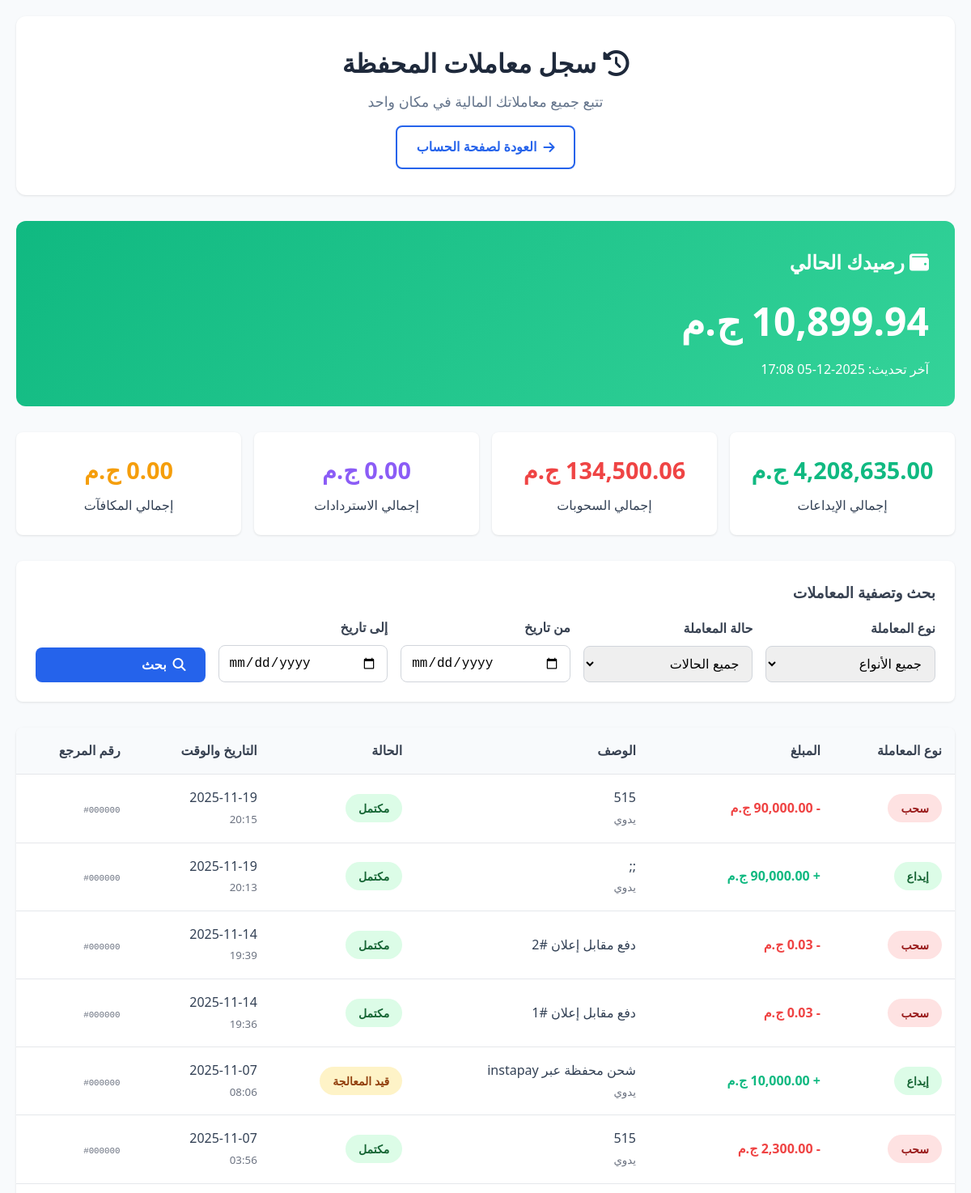
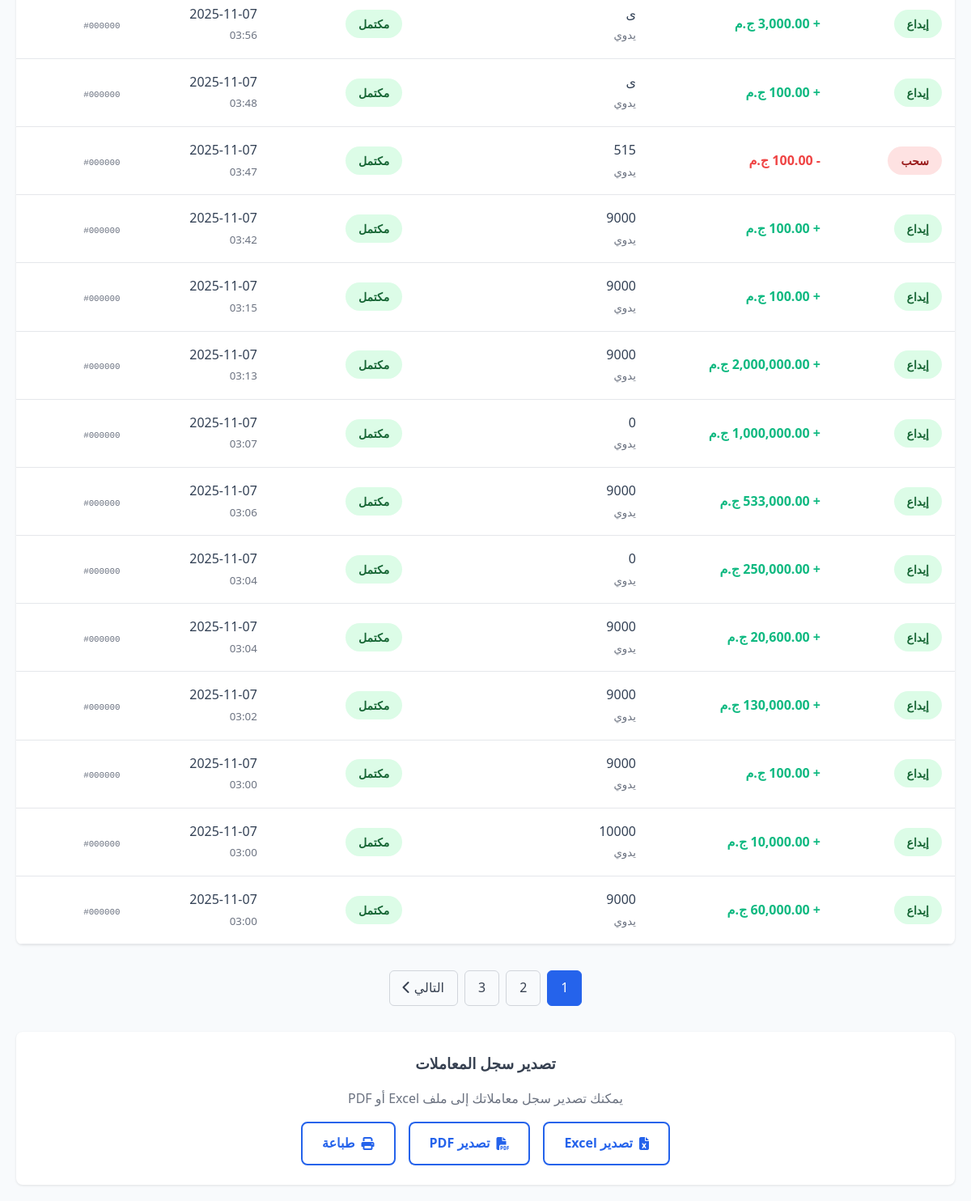
The page /wallet-history.php?page=1 (signed in) on the database its author committed (2 pictures, top to bottom).
### tables this page shows
CREATE TABLE `customer_wallets` (
  `id` int(11) NOT NULL,
  `customer_id` int(11) NOT NULL,
  `balance` decimal(12,2) NOT NULL DEFAULT 0.00,
  `total_deposited` decimal(12,2) DEFAULT 0.00,
  `total_withdrawn` decimal(12,2) DEFAULT 0.00,
  `created_at` timestamp NOT NULL DEFAULT current_timestamp(),
  `updated_at` timestamp NOT NULL DEFAULT current_timestamp() ON UPDATE current_timestamp()
);

CREATE TABLE `wallet_transactions` (
  `id` int(11) NOT NULL,
  `customer_id` int(11) NOT NULL,
  `amount` decimal(12,2) NOT NULL,
  `type` enum('deposit','withdrawal','purchase','refund','bonus') NOT NULL,
  `description` varchar(255) NOT NULL,
  `reference_type` enum('order','manual','transfer','refund') DEFAULT NULL,
  `reference_id` int(11) DEFAULT NULL,
  `status` enum('pending','completed','failed','cancelled') DEFAULT 'completed',
  `transaction_date` timestamp NOT NULL DEFAULT current_timestamp(),
  `created_at` timestamp NOT NULL DEFAULT current_timestamp(),
  `payment_method` varchar(50) NOT NULL
);

### functions.php (called while the page is built, shortened)
<?php
require_once 'config.php';
function getCustomerWallet($customer_id) {
    global $pdo;
    try {
        $stmt = $pdo->prepare("
            SELECT * FROM customer_wallets
            WHERE customer_id = ?
            ORDER BY id DESC
            LIMIT 1
        ");
        $stmt->execute([$customer_id]);
        $wallet = $stmt->fetch(PDO::FETCH_ASSOC);
        return $wallet ?: [
            'customer_id' => $customer_id,
            'balance' => 0,
            'total_deposited' => 0,
            'total_withdrawn' => 0
        ];
    } catch (PDOException $e) {
        error_log("Error getting customer wallet: " . $e->getMessage());
        return [
            'customer_id' => $customer_id,
            'balance' => 0,
            'total_deposited' => 0,
            'total_withdrawn' => 0
        ];
    }
}
 ?>

### wallet-history.php (the view, shortened to what this page needs)
<?php
require_once 'functions.php';
$customer_id = $_SESSION['customer_id'];
$wallet_data = getCustomerWallet($customer_id);
$start_date = $_GET['start_date'] ?? '';
$end_date = $_GET['end_date'] ?? '';
$page = max(1, intval($_GET['page'] ?? 1));
$limit = 20;
$offset = ($page - 1) * $limit;
$where_conditions = ["wt.customer_id = ?"];
$params = [$customer_id];
$where_sql = "WHERE " . implode(" AND ", $where_conditions);
$stmt = $pdo->prepare("
    SELECT wt.*
    FROM wallet_transactions wt
    $where_sql
    ORDER BY wt.transaction_date DESC
    LIMIT $limit OFFSET $offset
");
$stmt->execute($params);
$transactions = $stmt->fetchAll();
$stmt = $pdo->prepare("
    SELECT COUNT(*) as total
    FROM wallet_transactions wt
    $where_sql
");
$stmt->execute($params);
$total_transactions = $stmt->fetchColumn();
$total_pages = ceil($total_transactions / $limit);
$stmt = $pdo->prepare("
    SELECT
        COUNT(*) as total_count,
        SUM(CASE WHEN type = 'deposit' THEN amount ELSE 0 END) as total_deposits,
        SUM(CASE WHEN type = 'withdrawal' THEN amount ELSE 0 END) as total_withdrawals,
        SUM(CASE WHEN type = 'refund' THEN amount ELSE 0 END) as total_refunds,
        SUM(CASE WHEN type = 'bonus' THEN amount ELSE 0 END) as total_bonuses
    FROM wallet_transactions
    WHERE customer_id = ?
");
$stmt->execute([$customer_id]);
$transaction_stats = $stmt->fetch();
?>
<!DOCTYPE html>
<html lang="ar" dir="rtl">
<head>
    <link rel="stylesheet" href="https://cdnjs.cloudflare.com/ajax/libs/font-awesome/6.4.0/css/all.min.css">
</head>
<body>
    <div class="container">
        <div class="header">
            <h1><i class="fas fa-history"></i> سجل معاملات المحفظة</h1>
            <p>تتبع جميع معاملاتك المالية في مكان واحد</p>
            <div style="margin-top: 1rem;">
                <a href="account.php" class="btn btn-outline">
                    <i class="fas fa-arrow-right"></i> العودة لصفحة الحساب
                </a>
            </div>
        </div>
        <div class="wallet-summary">
            <h2><i class="fas fa-wallet"></i> رصيدك الحالي</h2>
            <div class="balance-amount">
                <?= number_format($wallet_data['balance'], 2) ?> ج.م
            </div>
            <p>آخر تحديث: <?= date('Y-m-d H:i') ?></p>
        </div>
        <div class="stats-grid">
            <div class="stat-card">
                <div class="stat-number" style="color: #10b981;">
                    <?= number_format($transaction_stats['total_deposits'] ?? 0, 2) ?> ج.م
                </div>
                <p>إجمالي الإيداعات</p>
            </div>
            <div class="stat-card">
                <div class="stat-number" style="color: #ef4444;">
                    <?= number_format($transaction_stats['total_withdrawals'] ?? 0, 2) ?> ج.م
                </div>
                <p>إجمالي السحوبات</p>
            </div>
            <div class="stat-card">
                <div class="stat-number" style="color: #8b5cf6;">
                    <?= number_format($transaction_stats['total_refunds'] ?? 0, 2) ?> ج.م
                </div>
                <p>إجمالي الاستردادات</p>
            </div>
            <div class="stat-card">
                <div class="stat-number" style="color: #f59e0b;">
                    <?= number_format($transaction_stats['total_bonuses'] ?? 0, 2) ?> ج.م
                </div>
                <p>إجمالي المكافآت</p>
            </div>
        </div>
        <div class="search-filters">
            <h3 style="margin-bottom: 1rem; color: #374151;">بحث وتصفية المعاملات</h3>
            <form method="GET" class="filter-form">
                <div class="form-group">
                    <label>نوع المعاملة</label>
                    <select name="type" class="form-control">
                        <option value="all">جميع الأنواع</option>
                    </select>
                </div>
                <div class="form-group">
                    <label>حالة المعاملة</label>
                    <select name="status" class="form-control">
                        <option value="all">جميع الحالات</option>
                    </select>
                </div>
                <div class="form-group">
                    <label>من تاريخ</label>
                    <input type="date" name="start_date" class="form-control" value="<?= htmlspecialchars($start_date) ?>">
                </div>
                <div class="form-group">
                    <label>إلى تاريخ</label>
                    <input type="date" name="end_date" class="form-control" value="<?= htmlspecialchars($end_date) ?>">
                </div>
                <div class="form-group">
                    <button type="submit" class="btn btn-primary" style="width: 100%;">
                        <i class="fas fa-search"></i> بحث
                    </button>
                </div>
            </form>
        </div>
        <div class="transactions-table">
            <?php if (empty($transactions)): ?>
                <div class="no-transactions">
                    <i class="fas fa-receipt" style="font-size: 4rem; color: #d1d5db; margin-bottom: 1rem;"></i>
                    <h3 style="color: #6b7280; margin-bottom: 1rem;">لا توجد معاملات</h3>
                    <p style="color: #6b7280;">لم تقم بأي معاملات في محفظتك حتى الآن.</p>
                </div>
            <?php else: ?>
                <table>
                    <thead>
                        <tr>
                            <th>نوع المعاملة</th>
                            <th>المبلغ</th>
                            <th>الوصف</th>
                            <th>الحالة</th>
                            <th>التاريخ والوقت</th>
                            <th>رقم المرجع</th>
                        </tr>
                    </thead>
                    <tbody>
                        <?php foreach ($transactions as $transaction): ?>
                            <tr>
                                <td>
                                    <span class="badge
                                        <?= $transaction['type'] === 'deposit' || $transaction['type'] === 'refund' || $transaction['type'] === 'bonus' ? 'badge-success' : 'badge-danger' ?>">
                                        <?php
                                        $type_names = [
                                            'deposit' => 'إيداع',
                                            'withdrawal' => 'سحب',
                                            'refund' => 'استرداد',
                                            'bonus' => 'مكافأة'
                                        ];
                                        echo $type_names[$transaction['type']] ?? $transaction['type'];
                                        ?>
                                    </span>
                                </td>
                                <td style="font-weight: 700; color:
                                    <?= $transaction['type'] === 'deposit' || $transaction['type'] === 'refund' || $transaction['type'] === 'bonus' ? '#10b981' : '#ef4444' ?>;">
                                    <?= $transaction['type'] === 'deposit' || $transaction['type'] === 'refund' || $transaction['type'] === 'bonus' ? '+' : '-' ?>
                                    <?= number_format($transaction['amount'], 2) ?> ج.م
                                </td>
                                <td>
                                    <?= htmlspecialchars($transaction['description']) ?>
                                    <?php if ($transaction['reference_type']): ?>
                                        <br>
                                        <small style="color: #6b7280;">
                                            <?= $transaction['reference_type'] === 'order' ? 'مرتبط بطلب' : 'يدوي' ?>
                                        </small>
                                    <?php endif; ?>
                                </td>
                                <td>
                                    <span class="badge
                                        <?= $transaction['status'] === 'completed' ? 'badge-success' :
                                           ($transaction['status'] === 'pending' ? 'badge-warning' :
                                           ($transaction['status'] === 'failed' ? 'badge-danger' : 'badge-info')) ?>">
                                        <?php
                                        $status_names = [
                                            'completed' => 'مكتمل',
                                            'pending' => 'قيد المعالجة',
                                            'failed' => 'فاشل',
                                            'cancelled' => 'ملغي'
                                        ];
                                        echo $status_names[$transaction['status']] ?? $transaction['status'];
                                        ?>
                                    </span>
                                </td>
                                <td>
                                    <?= date('Y-m-d', strtotime($transaction['transaction_date'])) ?>
                                    <br>
                                    <small style="color: #6b7280;">
                                        <?= date('H:i', strtotime($transaction['transaction_date'])) ?>
                                    </small>
                                </td>
                                <td>
                                    <small style="color: #6b7280; font-family: monospace;">
                                        #<?= str_pad($transaction['id'], 6, '0', STR_PAD_LEFT) ?>
                                    </small>
                                </td>
                            </tr>
                        <?php endforeach; ?>
                    </tbody>
                </table>
            <?php endif; ?>
        </div>
        <?php if ($total_pages > 1): ?>
            <div class="pagination">
                <?php for ($i = 1; $i <= $total_pages; $i++): ?>
                    <a href="?<?= http_build_query(array_merge($_GET, ['page' => $i])) ?>"
                       class="page-link <?= $i == $page ? 'active' : '' ?>">
                        <?= $i ?>
                    </a>
                <?php endfor; ?>
                <?php if ($page < $total_pages): ?>
                    <a href="?<?= http_build_query(array_merge($_GET, ['page' => $page + 1])) ?>" class="page-link">
                        التالي <i class="fas fa-chevron-left"></i>
                    </a>
                <?php endif; ?>
            </div>
        <?php endif; ?>
        <div class="export-section">
            <h3 style="margin-bottom: 1rem; color: #374151;">تصدير سجل المعاملات</h3>
            <p style="color: #6b7280; margin-bottom: 1rem;">يمكنك تصدير سجل معاملاتك إلى ملف Excel أو PDF</p>
            <div style="display: flex; gap: 1rem; justify-content: center; flex-wrap: wrap;">
                <a href="wallet-export.php?format=excel&<?= http_build_query($_GET) ?>" class="btn btn-outline">
                    <i class="fas fa-file-excel"></i> تصدير Excel
                </a>
                <a href="wallet-export.php?format=pdf&<?= http_build_query($_GET) ?>" class="btn btn-outline">
                    <i class="fas fa-file-pdf"></i> تصدير PDF
                </a>
                <a href="wallet-export.php?format=print&<?= http_build_query($_GET) ?>" class="btn btn-outline" target="_blank">
                    <i class="fas fa-print"></i> طباعة
                </a>
            </div>
        </div>
    </div>
</body>
</html>

### wallet-history.php (style rules this page uses)
* { margin: 0; padding: 0; box-sizing: border-box; }
body { font-family: 'Segoe UI', Tahoma, Geneva, Verdana, sans-serif; background: #f8fafc; color: #334155; line-height: 1.6; }
.container { max-width: 1200px; margin: 0 auto; padding: 20px; }
.header { background: white; padding: 2rem; border-radius: 12px; box-shadow: 0 1px 3px rgba(0,0,0,0.1); margin-bottom: 2rem; text-align: center; }
.header h1 { color: #1e293b; margin-bottom: 0.5rem; }
.header p { color: #64748b; font-size: 1.1rem; }
.wallet-summary { background: linear-gradient(135deg, #10b981, #34d399); color: white; padding: 2rem; border-radius: 12px; margin-bottom: 2rem; }
.wallet-summary h2 { margin-bottom: 1rem; font-size: 1.5rem; }
.balance-amount { font-size: 3rem; font-weight: 700; margin-bottom: 0.5rem; }
.stats-grid { display: grid; grid-template-columns: repeat(auto-fit, minmax(200px, 1fr)); gap: 1rem; margin-bottom: 2rem; }
.stat-card { background: white; padding: 1.5rem; border-radius: 8px; text-align: center; box-shadow: 0 1px 3px rgba(0,0,0,0.1); }
.stat-number { font-size: 1.8rem; font-weight: 700; margin-bottom: 0.5rem; }
.search-filters { background: white; padding: 1.5rem; border-radius: 8px; margin-bottom: 2rem; box-shadow: 0 1px 3px rgba(0,0,0,0.1); }
.filter-form { display: grid; grid-template-columns: repeat(auto-fit, minmax(200px, 1fr)); gap: 1rem; align-items: end; }
.form-group { margin-bottom: 0; }
.form-group label { display: block; margin-bottom: 0.5rem; font-weight: 600; color: #374151; }
.form-control { width: 100%; padding: 0.75rem; border: 1px solid #d1d5db; border-radius: 8px; font-size: 1rem; }
.btn { padding: 0.75rem 1.5rem; border: none; border-radius: 8px; font-weight: 600; cursor: pointer; text-decoration: none; display: inline-flex; align-items: center; gap: 0.5rem; transition: all 0.3s; font-size: 1rem; }
.btn-primary { background: #2563eb; color: white; }
.btn-outline { background: transparent; border: 2px solid #2563eb; color: #2563eb; }
.transactions-table { background: white; border-radius: 8px; overflow: hidden; box-shadow: 0 1px 3px rgba(0,0,0,0.1); margin-bottom: 2rem; }
table { width: 100%; border-collapse: collapse; }
th, td { padding: 1rem; text-align: right; border-bottom: 1px solid #e5e7eb; }
th { background: #f8fafc; font-weight: 600; color: #374151; }
.badge { padding: 0.5rem 1rem; border-radius: 20px; font-size: 0.875rem; font-weight: 600; }
.badge-success { background: #dcfce7; color: #166534; }
.badge-warning { background: #fef3c7; color: #92400e; }
.badge-danger { background: #fee2e2; color: #991b1b; }
.pagination { display: flex; justify-content: center; gap: 0.5rem; margin-top: 2rem; }
.page-link { padding: 0.5rem 1rem; border: 1px solid #d1d5db; border-radius: 6px; text-decoration: none; color: #374151; transition: all 0.3s; }
.page-link.active { background: #2563eb; color: white; border-color: #2563eb; }
.export-section { text-align: center; margin-top: 2rem; padding: 1.5rem; background: white; border-radius: 8px; box-shadow: 0 1px 3px rgba(0,0,0,0.1); }

### rows shown on the page
customer_wallets: balance "10,899.94"
wallet_transactions: type "سحب", amount "90,000.00", description "515", reference_type "يدوي", status "مكتمل", transaction_date "2025-11-19", transaction_date "20:15", id "000000"
wallet_transactions: type "إيداع", amount "90,000.00", description ";;", reference_type "يدوي", status "مكتمل", transaction_date "2025-11-19", transaction_date "20:13", id "000000"
wallet_transactions: type "سحب", amount "0.03", description "دفع مقابل إعلان #2", status "مكتمل", transaction_date "2025-11-14", transaction_date "19:39", id "000000"
wallet_transactions: type "سحب", amount "0.03", description "دفع مقابل إعلان #1", status "مكتمل", transaction_date "2025-11-14", transaction_date "19:36", id "000000"
wallet_transactions: type "إيداع", amount "10,000.00", description "شحن محفظة عبر instapay", reference_type "يدوي", status "قيد المعالجة", transaction_date "2025-11-07", transaction_date "08:06", id "000000"
wallet_transactions: type "سحب", amount "2,300.00", description "515", reference_type "يدوي", status "مكتمل", transaction_date "2025-11-07", transaction_date "03:56", id "000000"
wallet_transactions: type "إيداع", amount "3,000.00", description "ى", reference_type "يدوي", status "مكتمل", transaction_date "2025-11-07", transaction_date "03:56", id "000000"
wallet_transactions: type "إيداع", amount "100.00", description "ى", reference_type "يدوي", status "مكتمل", transaction_date "2025-11-07", transaction_date "03:48", id "000000"
wallet_transactions: type "سحب", amount "100.00", description "515", reference_type "يدوي", status "مكتمل", transaction_date "2025-11-07", transaction_date "03:47", id "000000"
wallet_transactions: type "إيداع", amount "100.00", description "9000", reference_type "يدوي", status "مكتمل", transaction_date "2025-11-07", transaction_date "03:42", id "000000"
wallet_transactions: type "إيداع", amount "100.00", description "9000", reference_type "يدوي", status "مكتمل", transaction_date "2025-11-07", transaction_date "03:15", id "000000"
wallet_transactions: type "إيداع", amount "2,000,000.00", description "9000", reference_type "يدوي", status "مكتمل", transaction_date "2025-11-07", transaction_date "03:13", id "000000"
wallet_transactions: type "إيداع", amount "1,000,000.00", description "0", reference_type "يدوي", status "مكتمل", transaction_date "2025-11-07", transaction_date "03:07", id "000000"
wallet_transactions: type "إيداع", amount "533,000.00", description "9000", reference_type "يدوي", status "مكتمل", transaction_date "2025-11-07", transaction_date "03:06", id "000000"
wallet_transactions: type "إيداع", amount "250,000.00", description "0", reference_type "يدوي", status "مكتمل", transaction_date "2025-11-07", transaction_date "03:04", id "000000"
wallet_transactions: type "إيداع", amount "20,600.00", description "9000", reference_type "يدوي", status "مكتمل", transaction_date "2025-11-07", transaction_date "03:04", id "000000"
wallet_transactions: type "إيداع", amount "130,000.00", description "9000", reference_type "يدوي", status "مكتمل", transaction_date "2025-11-07", transaction_date "03:02", id "000000"
wallet_transactions: type "إيداع", amount "100.00", description "9000", reference_type "يدوي", status "مكتمل", transaction_date "2025-11-07", transaction_date "03:00", id "000000"
wallet_transactions: type "إيداع", amount "10,000.00", description "10000", reference_type "يدوي", status "مكتمل", transaction_date "2025-11-07", transaction_date "03:00", id "000000"
wallet_transactions: type "إيداع", amount "60,000.00", description "9000", reference_type "يدوي", status "مكتمل", transaction_date "2025-11-07", transaction_date "03:00", id "000000"

### other values the page prints
$transaction_stats['total_deposits'] "4,208,635.00"
$transaction_stats['total_withdrawals'] "134,500.06"
$transaction_stats['total_refunds'] "0.00"
$transaction_stats['total_bonuses'] "0.00"
